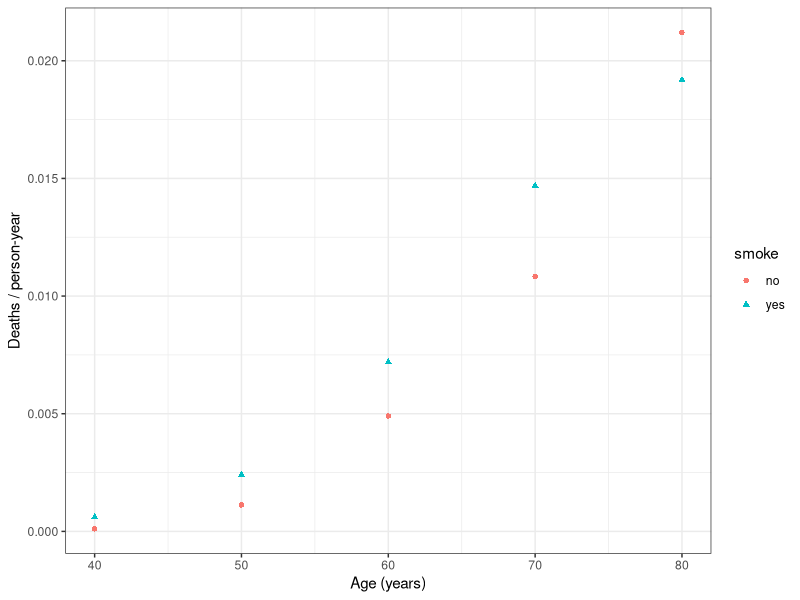
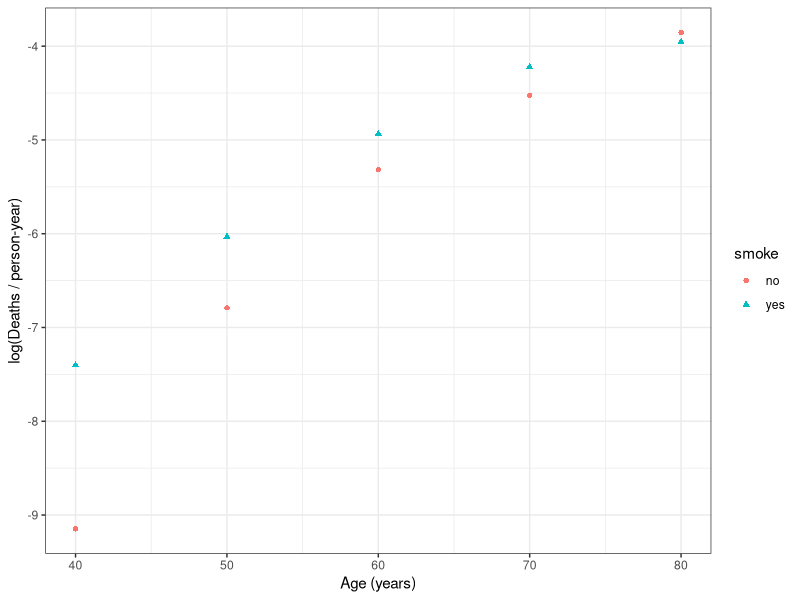
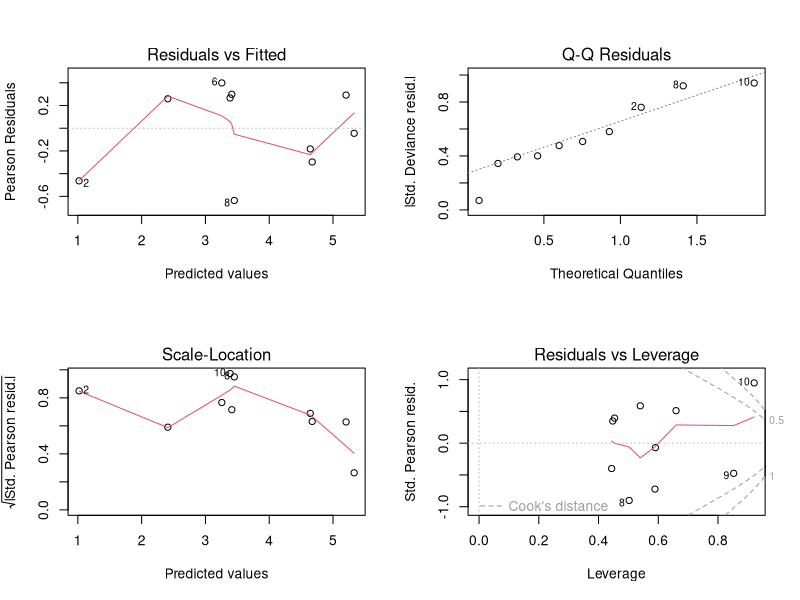

Recreate these plots in R, in order.
## ---- chunk 1
knitr::opts_chunk$set(echo = TRUE)
## ---- chunk 2
smokers <- read.csv("smokers.csv")
head(smokers)
## ---- chunk 3
library(ggplot2)

ggplot(smokers, aes(x=age, y=deaths/py, shape=smoke, color=smoke)) +
  geom_point() +
  labs(x="Age (years)", y="Deaths / person-year") +
  theme_bw()
## ---- chunk 4
ggplot(smokers, aes(x=age, y=log(deaths/py), shape=smoke, color=smoke)) +
  geom_point() +
  labs(x="Age (years)", y="log(Deaths / person-year)") +
  theme_bw()
## ---- chunk 5
smoke_fit <- glm(deaths ~ smoke * age + smoke * I(age^2) + offset(log(py)),
                 data=smokers, family=poisson(log))
summary(smoke_fit)
## ---- chunk 6
par(mfrow=c(2,2))
plot(smoke_fit)
## ---- chunk 7
new_smokers <- data.frame(smoke=c("no", "yes"), age=c(40, 40), py=c(1,1))
preds <- predict(smoke_fit, newdata=new_smokers, se.fit=TRUE, type="response")
preds
## ---- chunk 8
preds$fit[2] / preds$fit[1]
## ---- chunk 9
coef_vec = c(0, 1, 0, 0, 40, 1600)

exp(sum(coef_vec * coef(smoke_fit)))
## ---- chunk 10
t(coef_vec) %*% vcov(smoke_fit) %*% coef_vec
## ---- chunk 11
se <- sqrt(t(coef_vec) %*% vcov(smoke_fit) %*% coef_vec)[1,1]

bounds <- sum(coef_vec * coef(smoke_fit)) + c(-2, 2) * se
bounds
## ---- chunk 12
exp(bounds)
## ---- chunk 13
step_smoke_fit <- step(smoke_fit)

summary(step_smoke_fit)
## ---- chunk 14
coef_vec_step <- c(0, 1, 0, 0, 40)
se_step <- sqrt(t(coef_vec_step) %*% vcov(step_smoke_fit) %*% coef_vec_step)[1,1]

bounds_step <- sum(coef_vec_step * coef(step_smoke_fit)) + c(-2, 2) * se_step
exp(bounds_step)

